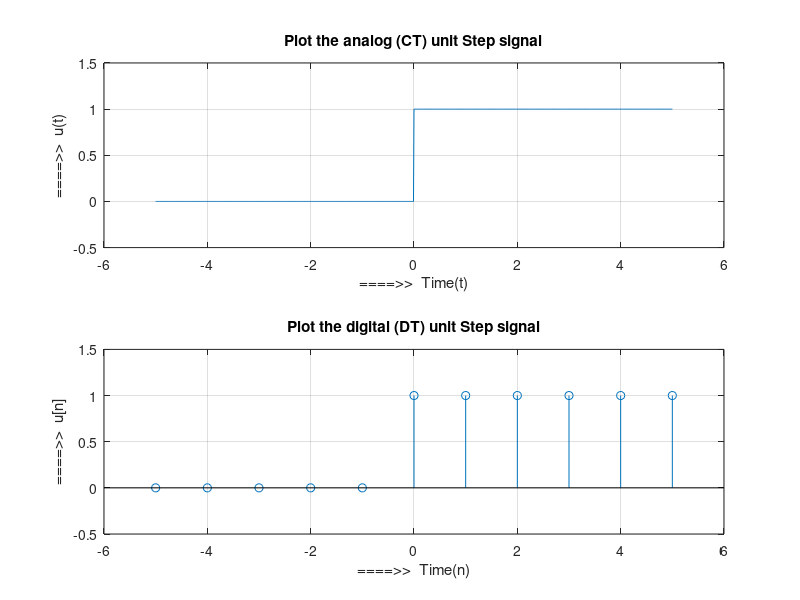

Source code (MATLAB):
% Plot the unit Step CT and DT signal
t = -5:1/100:5;
y = (t>=0);
subplot(2,1,1);
plot(t, y);
xlabel('====>>  Time(t)');
ylabel('====>>  u(t)');
title('Plot the analog (CT) unit Step signal')
axis([-6 6 -0.5 1.5])
grid on


n = -5:1:5;
y = (n>=0);
subplot(2,1,2);
stem(n, y);
xlabel('====>>  Time(n)');
ylabel('====>>  u[n]');
title('Plot the digital (DT) unit Step signal')
axis([-6 6 -0.5 1.5])
grid on